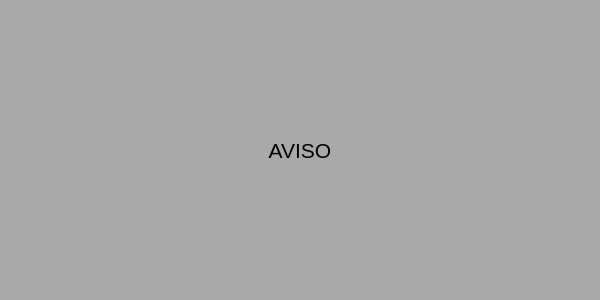
<?xml version="1.0" encoding="UTF-8"?>
<ui version="4.0">
 <class>MainWindow</class>
 <widget class="QMainWindow" name="MainWindow">
  <property name="geometry">
   <rect>
    <x>0</x>
    <y>0</y>
    <width>600</width>
    <height>300</height>
   </rect>
  </property>
  <property name="windowTitle">
   <string>Aviso</string>
  </property>
  <property name="styleSheet">
   <string notr="true">background-color: rgb(211, 211, 211);
background-color: rgb(169, 169, 169);</string>
  </property>
  <widget class="QWidget" name="centralwidget">
   <widget class="QPushButton" name="loginButton">
    <property name="geometry">
     <rect>
      <x>30</x>
      <y>15</y>
      <width>540</width>
      <height>270</height>
     </rect>
    </property>
    <property name="font">
     <font>
      <family>Ubuntu</family>
      <pointsize>16</pointsize>
     </font>
    </property>
    <property name="styleSheet">
     <string notr="true">
border-style: none;</string>
    </property>
    <property name="text">
     <string>AVISO</string>
    </property>
   </widget>
   <widget class="QLabel" name="error_txt">
    <property name="geometry">
     <rect>
      <x>160</x>
      <y>350</y>
      <width>341</width>
      <height>41</height>
     </rect>
    </property>
    <property name="font">
     <font>
      <pointsize>14</pointsize>
     </font>
    </property>
    <property name="styleSheet">
     <string notr="true">color: rgb(255, 0, 0);</string>
    </property>
    <property name="text">
     <string/>
    </property>
   </widget>
  </widget>
  <widget class="QStatusBar" name="statusbar"/>
 </widget>
 <resources/>
 <connections/>
</ui>
